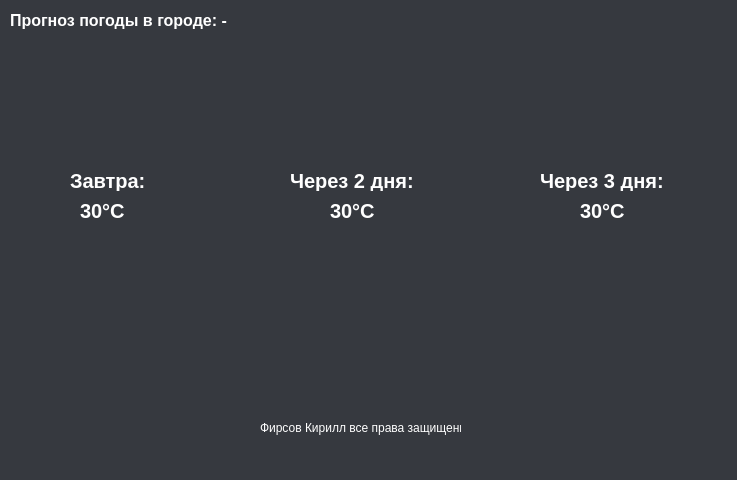
<?xml version="1.0" encoding="UTF-8"?>
<ui version="4.0">
 <class>MainWindow</class>
 <widget class="QMainWindow" name="MainWindow">
  <property name="geometry">
   <rect>
    <x>0</x>
    <y>0</y>
    <width>737</width>
    <height>480</height>
   </rect>
  </property>
  <property name="minimumSize">
   <size>
    <width>737</width>
    <height>480</height>
   </size>
  </property>
  <property name="maximumSize">
   <size>
    <width>737</width>
    <height>480</height>
   </size>
  </property>
  <property name="font">
   <font>
    <pointsize>12</pointsize>
    <weight>75</weight>
    <bold>true</bold>
   </font>
  </property>
  <property name="windowTitle">
   <string> </string>
  </property>
  <property name="windowIcon">
   <iconset>
    <normaloff>../../../Users/Кирилл/Desktop/icon.png</normaloff>../../../Users/Кирилл/Desktop/icon.png</iconset>
  </property>
  <property name="styleSheet">
   <string notr="true">background-color: #36393F;</string>
  </property>
  <widget class="QWidget" name="centralwidget">
   <widget class="QLabel" name="label_3">
    <property name="geometry">
     <rect>
      <x>260</x>
      <y>420</y>
      <width>201</width>
      <height>16</height>
     </rect>
    </property>
    <property name="styleSheet">
     <string notr="true">color: #fff;</string>
    </property>
    <property name="text">
     <string>Фирсов Кирилл все права защищены©</string>
    </property>
   </widget>
   <widget class="QLabel" name="label">
    <property name="geometry">
     <rect>
      <x>10</x>
      <y>10</y>
      <width>551</width>
      <height>21</height>
     </rect>
    </property>
    <property name="font">
     <font>
      <pointsize>12</pointsize>
      <weight>75</weight>
      <bold>true</bold>
     </font>
    </property>
    <property name="styleSheet">
     <string notr="true">color: #FFFFFF;</string>
    </property>
    <property name="text">
     <string>Прогноз погоды в городе: -</string>
    </property>
   </widget>
   <widget class="QLabel" name="status_2">
    <property name="geometry">
     <rect>
      <x>330</x>
      <y>230</y>
      <width>50</width>
      <height>50</height>
     </rect>
    </property>
    <property name="styleSheet">
     <string notr="true"/>
    </property>
    <property name="text">
     <string/>
    </property>
    <property name="pixmap">
     <pixmap>../../../Users/Кирилл/Desktop/temp_not_good.png</pixmap>
    </property>
   </widget>
   <widget class="QLabel" name="title_3">
    <property name="geometry">
     <rect>
      <x>540</x>
      <y>170</y>
      <width>141</width>
      <height>21</height>
     </rect>
    </property>
    <property name="font">
     <font>
      <pointsize>15</pointsize>
      <weight>75</weight>
      <bold>true</bold>
     </font>
    </property>
    <property name="styleSheet">
     <string notr="true">color: #FFFFFF;</string>
    </property>
    <property name="text">
     <string>Через 3 дня:</string>
    </property>
   </widget>
   <widget class="QLabel" name="temp_2">
    <property name="geometry">
     <rect>
      <x>330</x>
      <y>200</y>
      <width>51</width>
      <height>21</height>
     </rect>
    </property>
    <property name="font">
     <font>
      <pointsize>15</pointsize>
      <weight>75</weight>
      <bold>true</bold>
     </font>
    </property>
    <property name="styleSheet">
     <string notr="true">color: #FFFFFF;</string>
    </property>
    <property name="text">
     <string>30°C</string>
    </property>
   </widget>
   <widget class="QLabel" name="temp_1">
    <property name="geometry">
     <rect>
      <x>80</x>
      <y>200</y>
      <width>51</width>
      <height>21</height>
     </rect>
    </property>
    <property name="font">
     <font>
      <pointsize>15</pointsize>
      <weight>75</weight>
      <bold>true</bold>
     </font>
    </property>
    <property name="styleSheet">
     <string notr="true">color: #FFFFFF;</string>
    </property>
    <property name="text">
     <string>30°C</string>
    </property>
   </widget>
   <widget class="QLabel" name="title_2">
    <property name="geometry">
     <rect>
      <x>290</x>
      <y>170</y>
      <width>141</width>
      <height>21</height>
     </rect>
    </property>
    <property name="font">
     <font>
      <pointsize>15</pointsize>
      <weight>75</weight>
      <bold>true</bold>
     </font>
    </property>
    <property name="styleSheet">
     <string notr="true">color: #FFFFFF;</string>
    </property>
    <property name="text">
     <string>Через 2 дня:</string>
    </property>
   </widget>
   <widget class="QLabel" name="status_3">
    <property name="geometry">
     <rect>
      <x>580</x>
      <y>230</y>
      <width>50</width>
      <height>50</height>
     </rect>
    </property>
    <property name="styleSheet">
     <string notr="true"/>
    </property>
    <property name="text">
     <string/>
    </property>
    <property name="pixmap">
     <pixmap>../../../Users/Кирилл/Desktop/temp_super_not_good.png</pixmap>
    </property>
   </widget>
   <widget class="QLabel" name="temp_3">
    <property name="geometry">
     <rect>
      <x>580</x>
      <y>200</y>
      <width>51</width>
      <height>21</height>
     </rect>
    </property>
    <property name="font">
     <font>
      <pointsize>15</pointsize>
      <weight>75</weight>
      <bold>true</bold>
     </font>
    </property>
    <property name="styleSheet">
     <string notr="true">color: #FFFFFF;</string>
    </property>
    <property name="text">
     <string>30°C</string>
    </property>
   </widget>
   <widget class="QLabel" name="status_1">
    <property name="geometry">
     <rect>
      <x>80</x>
      <y>230</y>
      <width>50</width>
      <height>50</height>
     </rect>
    </property>
    <property name="styleSheet">
     <string notr="true"/>
    </property>
    <property name="text">
     <string/>
    </property>
    <property name="pixmap">
     <pixmap>../../../Users/Кирилл/Desktop/temp_good.png</pixmap>
    </property>
   </widget>
   <widget class="QLabel" name="title_1">
    <property name="geometry">
     <rect>
      <x>70</x>
      <y>170</y>
      <width>81</width>
      <height>21</height>
     </rect>
    </property>
    <property name="font">
     <font>
      <pointsize>15</pointsize>
      <weight>75</weight>
      <bold>true</bold>
     </font>
    </property>
    <property name="styleSheet">
     <string notr="true">color: #FFFFFF;</string>
    </property>
    <property name="text">
     <string>Завтра:</string>
    </property>
   </widget>
  </widget>
  <widget class="QStatusBar" name="statusbar"/>
  <action name="actionmain">
   <property name="text">
    <string>main</string>
   </property>
  </action>
 </widget>
 <resources/>
 <connections/>
</ui>
